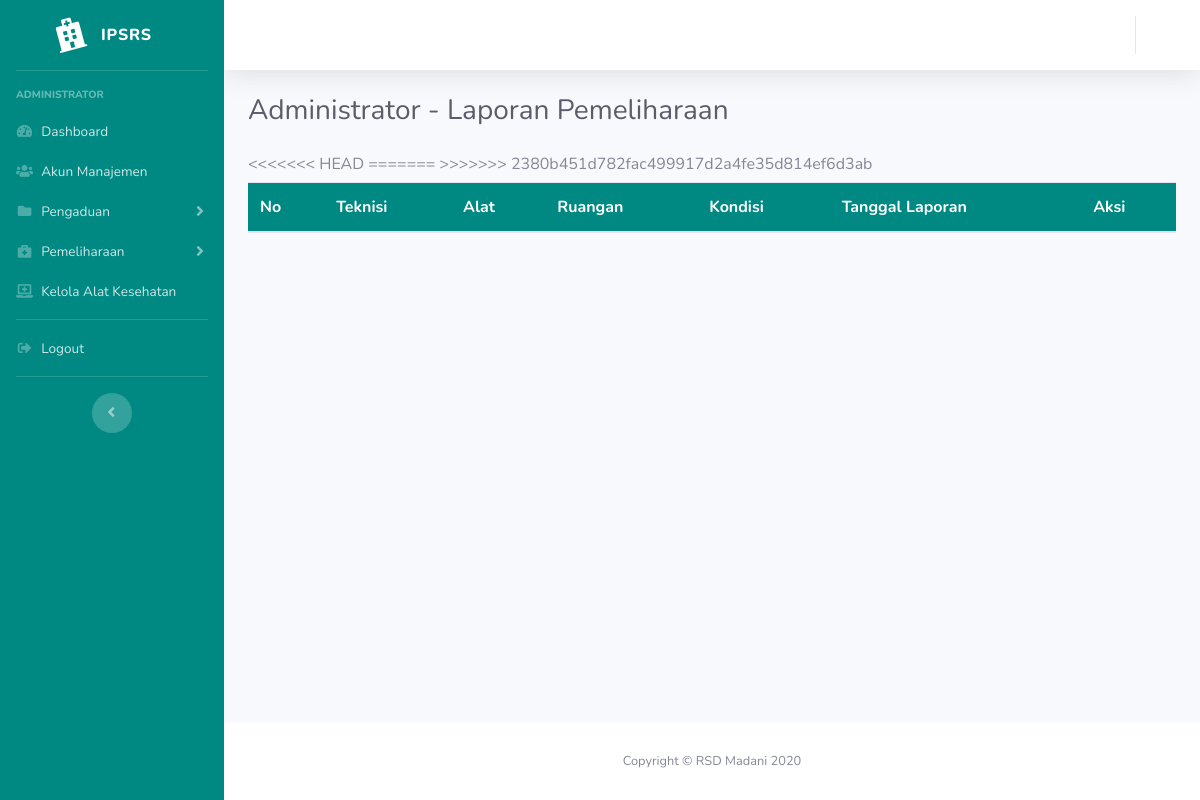
Before: /index.php/admin/ceklappem with the older database file.
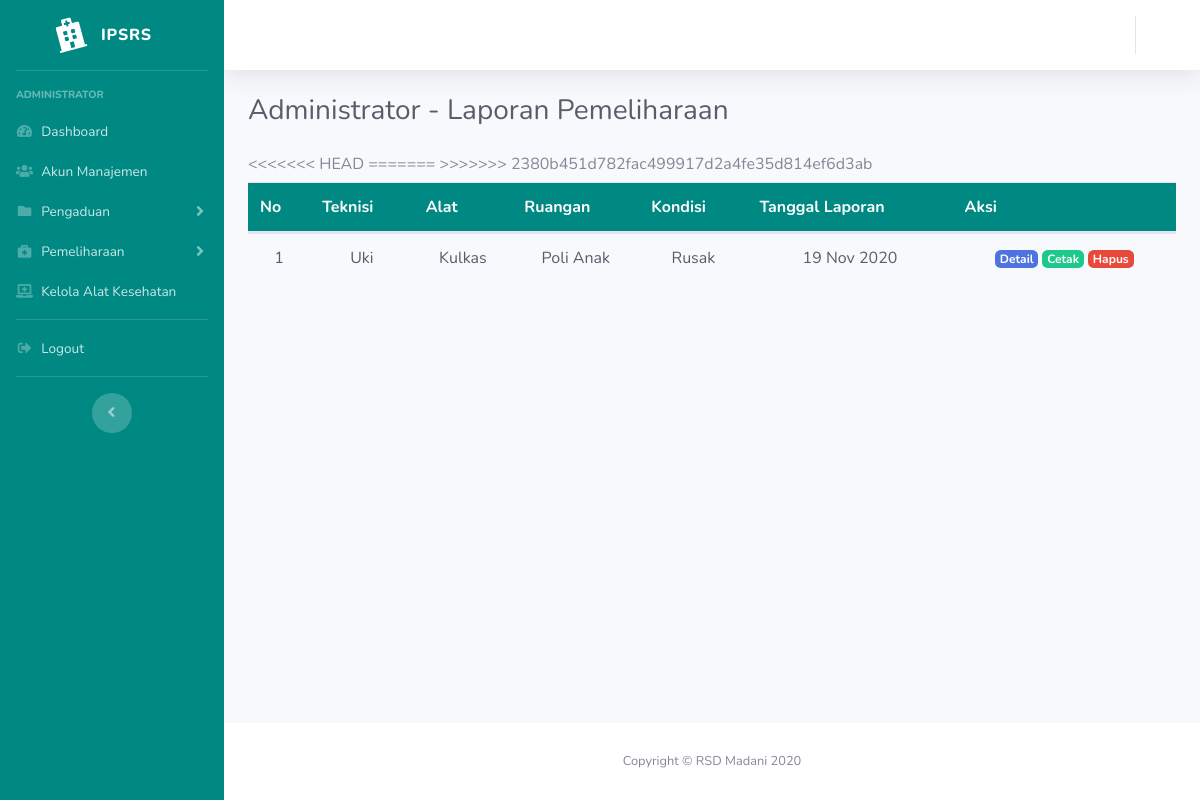
After: the same page with the newer database file.
### tables this page shows
CREATE TABLE `lap_pemeliharaan` (
  `id` int(11) NOT NULL,
  `user_id` varchar(16) NOT NULL,
  `nama_alat` varchar(128) NOT NULL,
  `ruangan` varchar(128) NOT NULL,
  `suhu` int(4) NOT NULL,
  `kelembaban` int(4) NOT NULL,
  `tegangan` varchar(16) NOT NULL,
  `daya_semu` varchar(16) NOT NULL,
  `daya_aktif` varchar(16) NOT NULL,
  `daya_reaktif` varchar(16) NOT NULL,
  `kondisi_fisik` varchar(16) NOT NULL,
  `ket_kondisi_fisik` varchar(10000) NOT NULL,
  `date_created` date NOT NULL,
  `expired` date NOT NULL
);

CREATE TABLE `user` (
  `id` int(11) NOT NULL,
  `nama` varchar(128) NOT NULL,
  `username` varchar(128) NOT NULL,
  `email` varchar(128) NOT NULL,
  `lvl` varchar(50) NOT NULL,
  `image` varchar(128) NOT NULL,
  `password` varchar(256) NOT NULL,
  `role_id` int(11) NOT NULL,
  `is_active` int(1) NOT NULL,
  `date_created` int(11) NOT NULL
);

### application/controllers/Admin.php (called while the page is built, shortened)
<?php
class Admin extends CI_Controller
{
    public function __construct()
    {
        $this->load->model('Admin_model');
        $this->load->model('User_model');
    }
    public function ceklappem()
    {
        $data['title'] = 'Administrator - Laporan Pemeliharaan';
        $data['user'] = $this->db->get_where('user', ['username' => $this->session->userdata('username')])->row_array();
        $data['lappem'] = $this->db->query('select lap_pemeliharaan.date_created as lpdc, lap_pemeliharaan.id as lpid, lap_pemeliharaan.*, user.* from lap_pemeliharaan, user where lap_pemeliharaan.user_id = user.id order by lap_pemeliharaan.date_created desc')->result();
        $this->load->view('templates/header', $data);
        $this->load->view('templates/sidebarA', $data);
        $this->load->view('templates/topbar', $data);
        $this->load->view('admin/ceklappem', $data);
        $this->load->view('templates/footer');
    }
}

### index.php (called while the page is built, shortened)
<?php
require_once BASEPATH.'core/CodeIgniter.php';

### application/views/admin/ceklappem.php (the view, shortened to what this page needs)
<div class="container-fluid">
    <h1 class="h3 mb-4 text-gray-800"><?= $title; ?></h1>
    <table class="table table-striped text-dark text-center">
        <thead style="background-color:#008983; color:#ffffff;">
        <thead style="background-color:#008983; color:#ffffff">
            <tr>
                <th scope="col">No</th>
                <th scope="col">Teknisi</th>
                <th scope="col">Alat</th>
                <th scope="col">Ruangan</th>
                <th scope="col">Kondisi</th>
                <th scope="col">Tanggal Laporan</th>
                <th scope="col">Aksi</th>
            </tr>
        </thead>
        <tbody>
            <?php $i = 1; ?>
            <?php foreach ($lappem as $lp) : ?>
                <tr>
                    <td scope="row"><?= $i; ?></td>
                    <td><?= $lp->nama; ?></td>
                    <td><?= $lp->nama_alat; ?></td>
                    <td><?= $lp->ruangan; ?></td>
                    <td><?= $lp->kondisi_fisik; ?></td>
                    <td><?php
                        $myd = date_create($lp->lpdc);
                        echo date_format($myd, 'd M Y');
                        ?></td>
                    <td>
                        <a href="javascript:;" id="btn-detail-laporan" <?php
                                                                        foreach ($lp as $key => $val) {
                                                                            echo 'data-' . $key . '="' . $val . '"';
                                                                        }
                                                                        ?> data-toggle="modal" data-target="#modal-detail-laporan" class="badge badge-primary">Detail</a>
                        <a href="<?= base_url('admin/printlappem/') . $lp->lpid ?>" target="_blank" id="togglePrintLaporan" class="badge badge-success">Cetak</a>
                        <a href="javascript:;" id="btn-hapus-laporan" data-id="<?= $lp->lpid ?>" class="badge badge-danger">Hapus</a>
                    </td>
                </tr>
                <?php $i++; ?>
            <?php endforeach; ?>
        </tbody>
    </table>
</div>
</div>

Changed rows visible on the page:
added lap_pemeliharaan: user.nama "Uki", nama_alat "Kulkas", ruangan "Poli Anak", kondisi_fisik "Rusak", date_created "19 Nov 2020"
